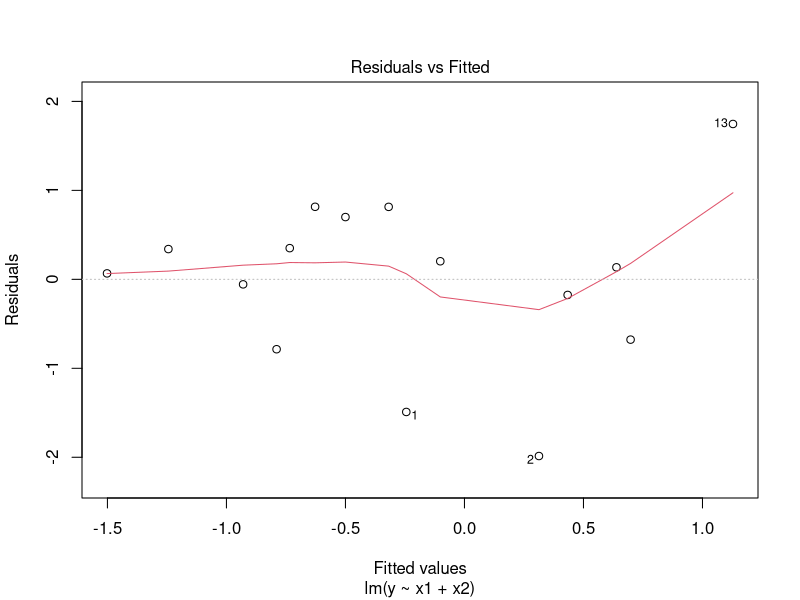
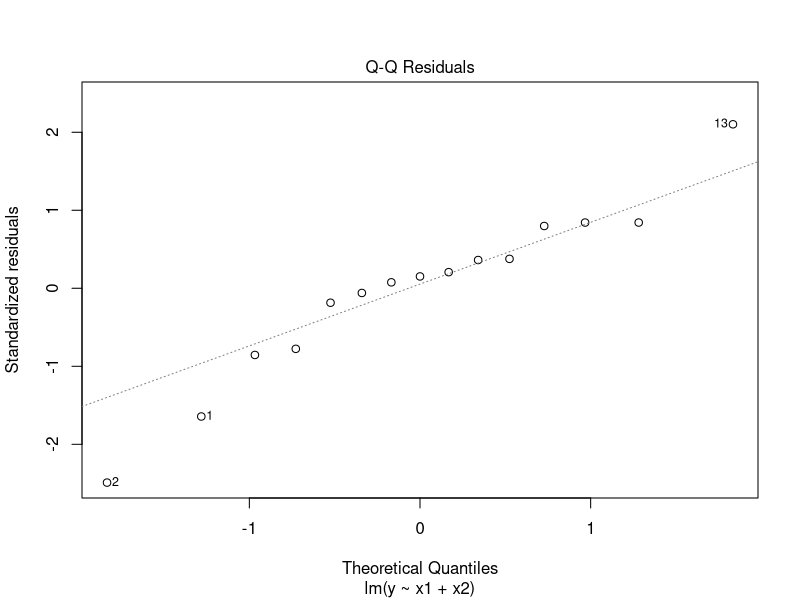
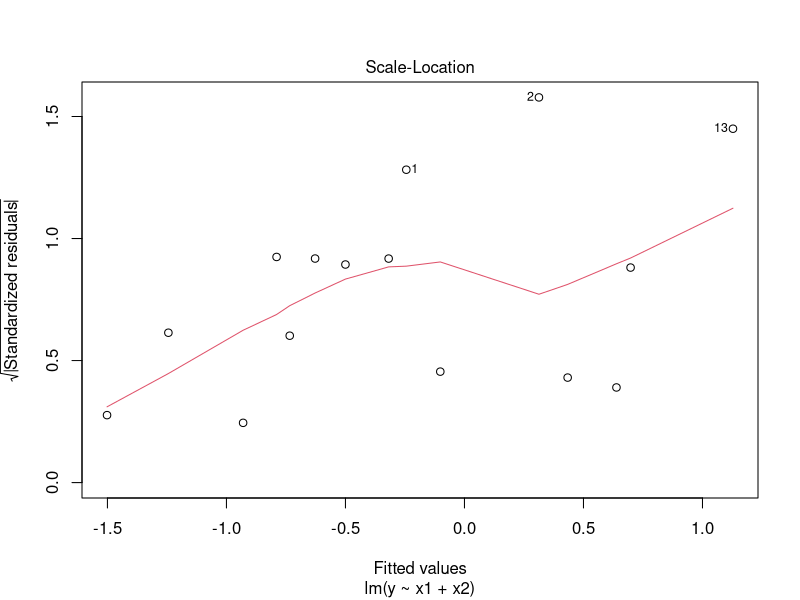
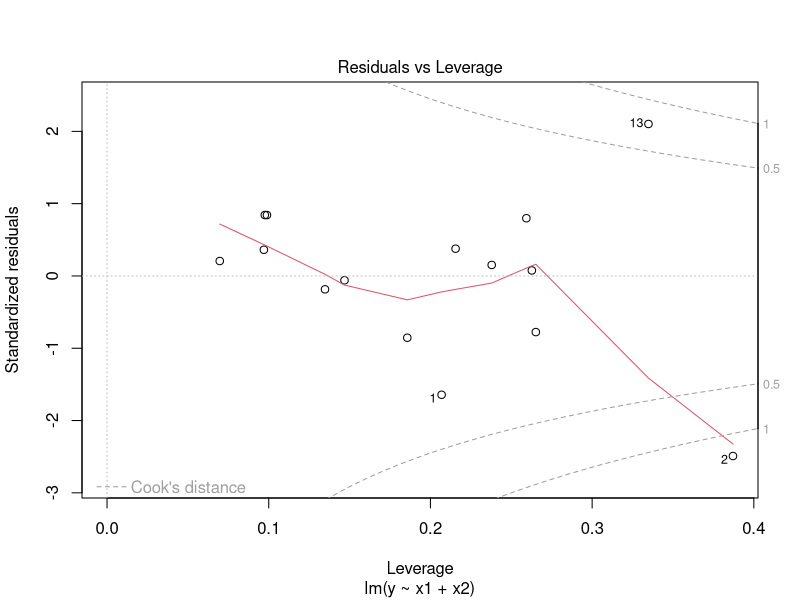
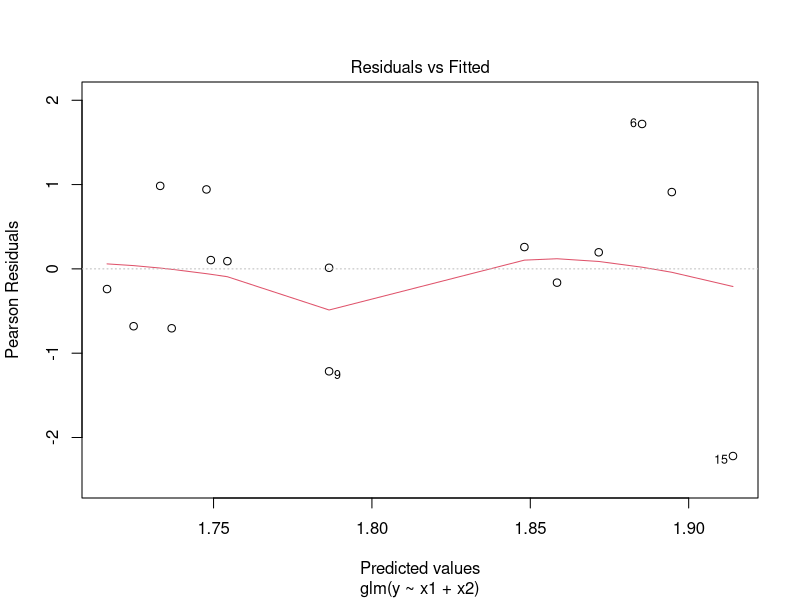
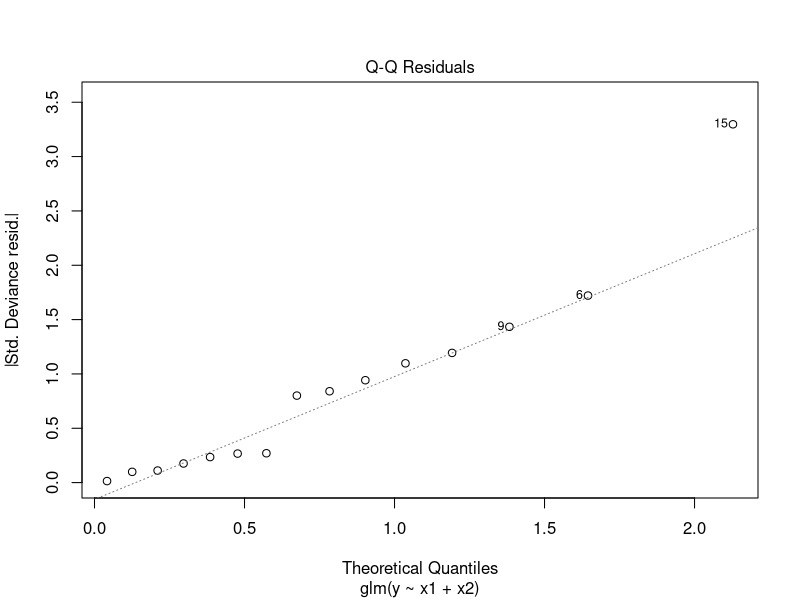
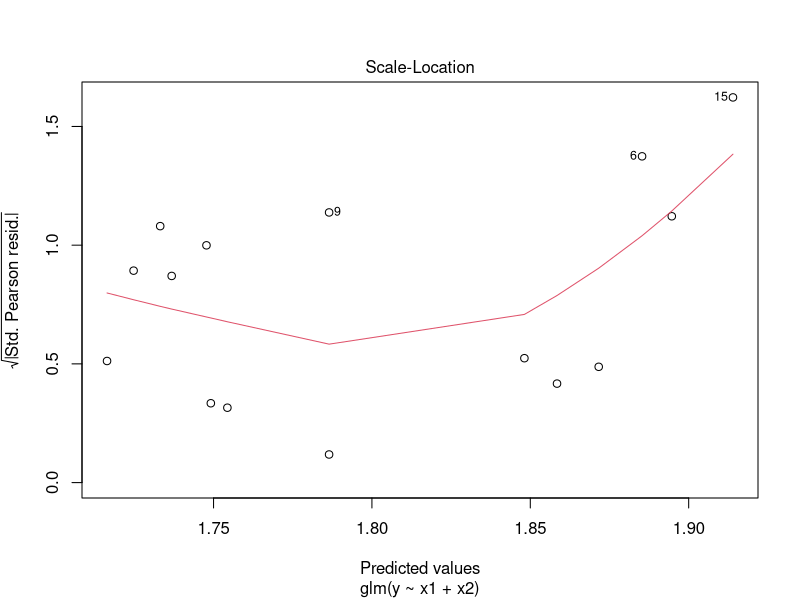
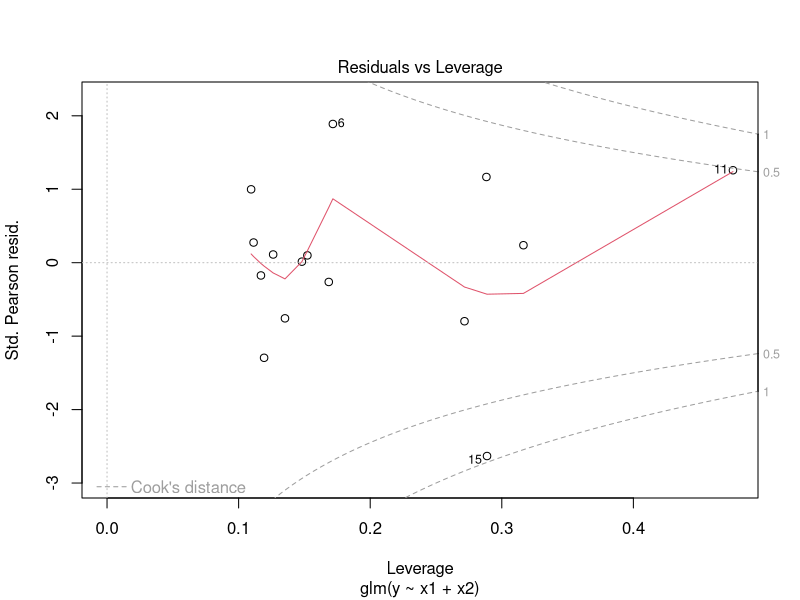

Generate these figures, in order, with R:
## Questo file riassume alcune funzioni/elementi di codice usati frequentemente
## nel corso Analaisi Predittiva 
## Il file non è esautivo - indica solo alcune funzioni usate frequentemente 

## posizione della working directory 
getwd()
setwd("my/long/path")

##lm - modelli lineari  -------
df <- data.frame(x1 = runif(15), x2 = runif(15), y  = rnorm(15))

## stima del modello 
fit <- lm(y~x1+x2, data = df)
summary(fit) ## varie informazioni riassuntive sulla stima
coef(fit) ## valori stimati dei coefficienti del modello 
confint(fit) ## intervalli di confidenza per i coefficienti del modello 

## per aggiungere trasformazioni di X come predittori si usa la funzione I(.)
## fit <- lm(y~x1+x2+I(x2^2), data = df) 
## per polinommi 
## fit <- lm(y~x1+poly(x2,2), data = df)
## fit <- lm(y~x1+poly(x2,2, raw=TRUE), data = df)

## la matrice di disegno usata nella stima
model.matrix(fit)

## predizione 
# per i valori osservati delle X
fitted(fit)
predict(fit) ## predict produce anche intervalli di confidenza e predizione
predict(fit, interval = "confidence") 
predict(fit, interval = "prediction") 
## per un nuovo set di punti 
nd <- data.frame(x1 = c(0.2,0.8), x2 = c(0.3,0.6))
predict(fit, newdata = nd)

# residui 
residuals(fit) ## these are y - fitted(fit)
rstandard(fit) ##  standardised residuals 
rstudent(fit) ## studentized residuals 

# goodness of fit/ bontà di adattamento 
plot(fit) # grafici riassiuntivi
AIC(fit, k = 2); BIC(fit); logLik(fit) ## verosimiglianza e criteri di informazione
hatvalues(fit) ##  leverages - punti di leva 
car::vif(fit) ## variance inflation factors - ci sono problemi di colinearità? 
cooks.distance(fit) # outliers/punti particolari 

## test anova per modelli annidati 
# anova(small_model, big_model)
anova(lm(y~x1, data = df), fit)


## model selection 
## la funzione step qui usata per un algoritmo forward come esempio 
## opzioni importanti 
# scope per delineare l'ambito della ricerca
# k: per definire la penalizzazione del criterio di informazione
# direction: per la direzione: forward, backward, both

step(object = lm(y~1, data = df), 
     scope = list(lower = lm(y~1, data = df), 
                  upper = fit), 
     direction = "forward",
     k = 2
) ## 

# ricerca esaustiva exhaustive search 
# nel pacchetto leaps 
library(leaps)
all.mod <-summary(regsubsets(y ~ ., data = df))
all.mod


## trasformazione di Box-Cox 
## da usare se y|X risulta non-normale 
## MASS::boxcox


##glm - modelli lineari generalizzati -------

##in questo esempio usiamo una Poisson 

df <- data.frame(x1 = runif(15), x2 <- runif(15), y  = rpois(15, 6))

## stima del modello 
fit <- glm(y~x1+x2, data = df, family = poisson()) 
## di dafault si usa la funzione legame canonica
poisson()$link
summary(fit) ## varie informazioni riassuntive sulla stima
coef(fit) ## valori stimati dei coefficienti del modello 
confint.default(fit) ## intervalli di confidenza per i coefficienti del modello 

## predizione 
# per i valori osservati delle X
fitted(fit) ## predizione sulla scale di Y (exp(linear.predictor))
predict(fit) ## predict di dafult mostra il predittore linare
predict(fit, type = "response") ## predict accetta un'opzione type per mostrare i valori stimati sulla scala delle Y 
## per un oggetto glm predict non può costruire intervalli di confidenza (e non si possono costruire intervalli di predizione)
predict(fit, se.fit = TRUE) # con opzione se.fit si ottiene lo standard error per il predittore lineare 
## per un nuovo set di punti 
nd <- data.frame(x1 = c(0.2,0.8), x2 = c(0.3,0.6))
a <- predict(fit, newdata = nd, se.fit = TRUE); a
# intervalli di confidenza manuali
alpha = 0.05
cbind(a$fit + qnorm(alpha/2) * a$se.fit, 
      a$fit + qnorm(1-alpha/2) * a$se.fit)
      
        
# residui 
residuals(fit) ## di dafult deviance residuals 
residuals(fit, type = "pearson") ## type = c("deviance", "pearson", "response"))

# goodness of fit/ bontà di adattamento 
plot(fit) # grafici riassiuntivi
AIC(fit, k = 2); BIC(fit); logLik(fit) ## verosimiglianza e criteri di informazione

## test anova per modelli annidati 
# anova(small_model, big_model)
anova(glm(y~x1, data = df, family=poisson()), fit, test = "LRT")



## glm as a classifier ------------- 

## funzioni implementate nelle sldies/laboratorio 


cv_class <- function(K=5, dat, model, cutoff = 0.5){
  assign_group <- rep(seq(1,K), each = floor(nrow(dat)/K))
  ### this ensures we use all points in the dataset
  ### this way we might have subgroups of different size 
  if(length(assign_group) != nrow(dat)) assign_group <- c(assign_group, sample(seq(1,K)))[1:nrow(dat)] 
  assign_group <- sample(assign_group, size = nrow(dat))
  error <- 0
  for(j in 1:K){
    whichobs <- (assign_group == j)
    ## fit a model WITHOUT the hold-out data
    folded_model <- suppressWarnings(glm(model$formula, 
                                         data = dat[!whichobs,], 
                                         family = "binomial"))
    ## evaluate the model on the hold-out data
    fitted <- suppressWarnings(predict(folded_model,
                                       dat[whichobs,], 
                                       type="response"))
    observed <- dat[whichobs, strsplit(paste(model$formula), "~")[[2]]]
    error <- error + mean(observed != (fitted>cutoff))/K 
    ### in cv.glm the actual error is calculated as (y - p(y=1)) 
    # error <- error + mean((observed - fitted)^2)/K 
    ### the mis-classification rate will depend on how we decide what is assigned to each category 
  }
  error
}


make_conf_mat <- function(predicted, actual) {
  table(predicted = predicted, actual = actual)
}

get_sens <- function(conf_mat) {
  conf_mat[2, 2] / sum(conf_mat[, 2])
}
# Note that this function is good for illustrative purposes, but is easily broken. (Think about what happens if there are no "positives" predicted.)


get_spec <-  function(conf_mat) {
  conf_mat[1, 1] / sum(conf_mat[, 1])
}
